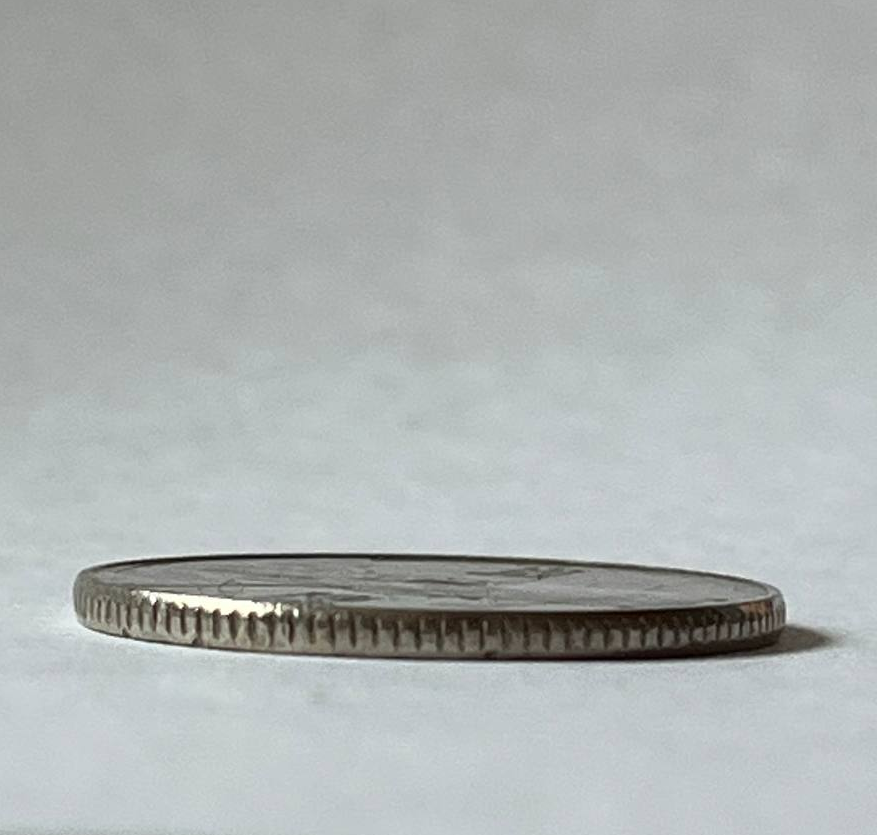
//> input picture prj.cv/examples/1.png, 877 x 835 px
$ ./test02 ../examples/1.png   (built with g++ and OpenCV 4)
//> lines starting //> are read from the running program, lines starting //| are printed output that depends on the picture; after the words box and inside, x2 and y2 are one past the last pixel; in counts of white or black regions, pixels touching at a corner belong together
### prj.cv/libname/include/libname.hpp
#include <opencv2/opencv.hpp>
#include <opencv2/core/utils/logger.hpp>


cv::Mat filterI(cv::Mat collage, cv::Mat kernel);

int find_periodical_structure(cv::Mat& plot, std::vector<float>& varience);

void window_varience(cv::Mat& image, std::vector<float>& varience);

cv::Mat build_plot(cv::Mat& image, std::vector<float>& varience, float max_var);

void suppression_not_max(cv::Mat& plot, std::vector<float>& varience, float& max_var, int& plot_x);

cv::Mat concateImages(cv::Mat& imageGradVertNew, cv::Mat& smoothed_plot);

int count_money(cv::Mat input_image, bool flag);

### prj.cv/libname/libname.cpp
#include <opencv2/opencv.hpp>
#include <opencv2/core/utils/logger.hpp>
#include <iostream>
#include "include/libname.hpp"

cv::Mat filterI(cv::Mat collage, cv::Mat kernel) {
	cv::Mat filteredImage;

	cv::filter2D(collage, filteredImage, CV_32F, kernel);
	double minVal, maxVal;
	cv::minMaxLoc(filteredImage, &minVal, &maxVal);
	cv::Mat normalized;
	filteredImage.convertTo(normalized, CV_8U, 255.0 / (maxVal - minVal), -minVal * 255.0 / (maxVal - minVal));

	return normalized;
}


int find_periodical_structure(cv::Mat& plot, std::vector<float>& varience) {
	int count = 0;
	int y = 0;
	while (y < varience.size()) {

		int start_of_red = -1;
		while (y < varience.size()) {
			if (varience[y] != 0) {
				start_of_red = y;
				break;
			}
			y++;
		}
		if (start_of_red == -1) break;


		int white_count = 0;
		int tolerance = 3;
		int end_of_red = -1;
		for (int i = start_of_red; i < varience.size(); ++i) {
			if (varience[i] == 0) {
				white_count++;
				if (white_count >= tolerance) {
					end_of_red = i - white_count;
					y = i;
					break;
				}
			}
			else {
				white_count = 0;
			}
		}
		if (end_of_red == -1) break;


		int next_red = -1;
		for (int i = end_of_red + tolerance; i < varience.size(); ++i) {
			if (varience[i] != 0) {
				next_red = i;
				break;
			}
		}
		if (next_red == -1) break;


		int center_y = (end_of_red + next_red) / 2;
		int radius = std::abs(end_of_red - next_red) / 2;

		if (radius > 0) {
			count++;
			cv::ellipse(
				plot,
				cv::Point(30, center_y),
				cv::Size(radius, radius),
				0,
				270, 450,
				cv::Scalar(255, 0, 255),
				2
			);
		}
	}
	return count;
}

void window_varience(cv::Mat& image, std::vector<float>& varience) {
	for (int y = 0; y < image.rows; y++) {
		cv::Mat row = image.row(y);
		cv::Scalar mean, stddev;
		cv::meanStdDev(row, mean, stddev);
		varience[y] = stddev[0] * stddev[0];
	}
}

cv::Mat build_plot(cv::Mat& image, std::vector<float>& varience, float max_var) {
	int plot_x = image.rows;
	int plot_y = 600;
	cv::Mat plot = cv::Mat::zeros(plot_x, plot_y, CV_8UC3);
	plot.setTo(cv::Scalar(255, 255, 255));

	for (int y = 0; y < image.rows; y++) {
		int x = static_cast<int>(varience[y] * plot_y / max_var);
		cv::line(plot, cv::Point(0, y * plot_x / image.rows), cv::Point(x, y * plot_x / image.rows),
			cv::Scalar(0, 0, 255), 1);

	}
	return plot;
}

void suppression_not_max(cv::Mat& plot, std::vector<float>& varience, float& max_var, int& plot_x) {

	for (int y = 0; y < plot.rows; y++) {
		int x = static_cast<int>(varience[y]);
		if (x < max_var * 0.25) {
			varience[y] = 0;
			cv::line(plot, cv::Point(0, y * plot_x / plot.rows), cv::Point(x, y * plot_x / plot.rows),
				cv::Scalar(255, 255, 255), 1);
		}
	}
}

cv::Mat concateImages(cv::Mat& imageGradVertNew, cv::Mat& smoothed_plot) {
	cv::Mat final(imageGradVertNew.rows,
		imageGradVertNew.cols + smoothed_plot.cols,
		CV_8UC3);

	cv::Mat left_roi = final(cv::Rect(0, 0, imageGradVertNew.cols, imageGradVertNew.rows));
	if (imageGradVertNew.channels() == 1)
		cv::cvtColor(imageGradVertNew, left_roi, cv::COLOR_GRAY2BGR);
	else
		imageGradVertNew.copyTo(left_roi);


	cv::Mat right_roi = final(cv::Rect(imageGradVertNew.cols, 0, smoothed_plot.cols, smoothed_plot.rows));
	if (smoothed_plot.channels() == 1)
		cv::cvtColor(smoothed_plot, right_roi, cv::COLOR_GRAY2BGR);
	else
		smoothed_plot.copyTo(right_roi);
	return final;
}

int count_money(cv::Mat input_image, bool flag = false) {
	double w = input_image.rows * 0.4;
	double h = input_image.cols * 0.3;
	cv::Rect roi(w, h, 150, 550);
	cv::Mat croppedImage = input_image(roi);

	cv::Mat smothedBox;
	cv::boxFilter(croppedImage, smothedBox, -1, cv::Size(150, 1));

	// нахожу градиент по изображению по вертикали


	cv::Mat kernelV = (cv::Mat_<float>(3, 3) <<
		-1, -2, -1,
		0, 0, 0,
		1, 2, 1);


	cv::Mat imageGradVertNew = filterI(smothedBox, kernelV);
	//cv::imshow("imageGradVertNew", imageGradVertNew);
	//cv::waitKey(0);
	cv::imwrite("imageGradVertNew.png", imageGradVertNew);

	// оконная дисперсия

	std::vector<float> varience(imageGradVertNew.rows);

	window_varience(imageGradVertNew, varience);

	float max_var = *std::max_element(varience.begin(), varience.end());

	// гистограмка

	cv::Mat plot = build_plot(imageGradVertNew, varience, max_var);

	//cv::imshow("Variance Plot", plot);
	//cv::waitKey(0);
	cv::imwrite("plot.png", plot);

	int plot_x = imageGradVertNew.rows;

	suppression_not_max(plot, varience, max_var, plot_x);


	cv::Mat smoothed_plot;
	cv::blur(plot, smoothed_plot, cv::Size(3, 3), cv::Point(-1, -1));
	cv::imwrite("smoothed_plot.png", smoothed_plot);

	int ans = find_periodical_structure(smoothed_plot, varience);

	std::string number = std::to_string(ans);
	cv::Mat final = concateImages(croppedImage, smoothed_plot);
	//cv::imshow("Anylize image", final);
	//cv::imwrite("final.png", final);
	cv::waitKey(0);


	int fontFace = cv::FONT_HERSHEY_SIMPLEX;
	double fontScale = 2.0;
	int thickness = 3;
	cv::Scalar color(0, 0, 255);
	int baseline = 0;
	cv::Size textSize = cv::getTextSize(number, fontFace, fontScale, thickness, &baseline);
	cv::Point textOrg(input_image.cols - textSize.width - 20, textSize.height + 20);
	cv::putText(input_image, number, textOrg, fontFace, fontScale, color, thickness);
	if (flag == true) {
		cv::imshow("Result", input_image);
		cv::waitKey(0);
	}
	cv::imwrite("Result.png", input_image);
	return ans;

}

### prj.cv/test/test02.cpp
#include <opencv2/opencv.hpp>
#include <opencv2/core/utils/logger.hpp>
#include <iostream>
#include <libname/include/libname.hpp>

int main(int argc, char** argv) {
	if (argc > 3 ) {

		std::cerr << "Wrong input format" << std::endl;
		std::cerr << " -- image path" << std::endl;
		return 0;
	}
	bool flag = false;

	std::string input_image= std::string(argv[1]);
	cv::utils::logging::setLogLevel(cv::utils::logging::LOG_LEVEL_SILENT);


	cv::Mat image = cv::imread(input_image, cv::IMREAD_COLOR);
//> image is the input picture: 835 rows x 877 cols, CV_8UC3; mean B, G, R 178, 178.6, 173.7

	cv::Mat gray;
	if (image.channels() == 3)
		cv::cvtColor(image, gray, cv::COLOR_BGR2GRAY);
	else
		gray = image.clone();

	if (argc == 3) {
		flag = true;
	}

	int ans = count_money(gray, flag);
//> in count_money, `cv::boxFilter(croppedImage, smothedBox, -1, cv::Size(150, 1));`:
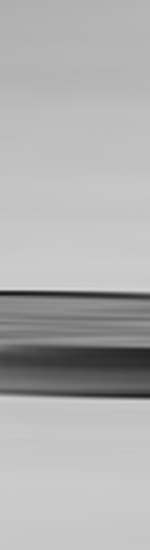
//> smothedBox: 550 rows x 150 cols, CV_8UC1; min 23, max 213, mean 175.6
//> in filterI, `cv::filter2D(collage, filteredImage, CV_32F, kernel);`:
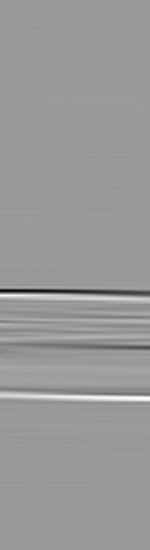
//> filteredImage: 550 rows x 150 cols, CV_32FC1; min -476, max 316, mean 0.3; drawn with min black and max white
//> in filterI, `cv::minMaxLoc(filteredImage, &minVal, &maxVal);`: minVal = -476; maxVal = 316
//> the loop in window_varience, `for (int y = 0; y < image.rows; y++)` made 550 passes
//> (mean, stddev) on passes 1 to 3: (Scalar(153), Scalar(0)), (Scalar(154), Scalar(0.94)), (Scalar(154.4), Scalar(0.825))
//> after the loop in window_varience, `for (int y = 0; y < image.rows; y++)`: varience = 550 values, max 2083.4 at index 295, min 0 at index 0, mean 35.83
//> in count_money, `float max_var = *std::max_element(varience.begin(), varience.end());`: max_var = 2083.4
//> after the loop in build_plot, `for (int y = 0; y < image.rows; y++)`:
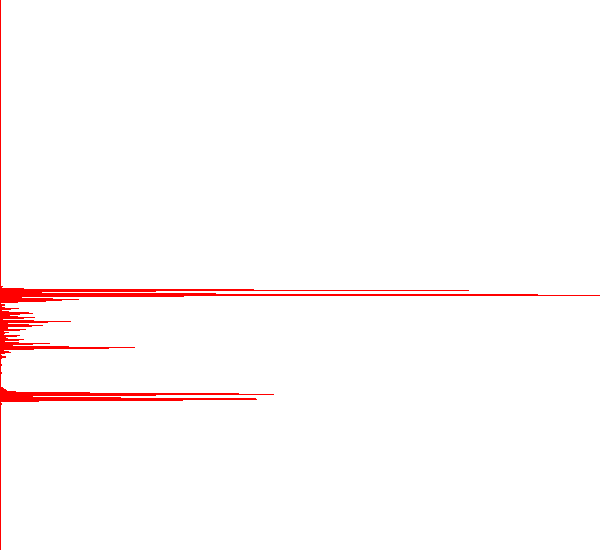
//> plot: 550 rows x 600 cols, CV_8UC3; mean B, G, R 250.3, 250.3, 255
//> the loop in suppression_not_max, `for (int y = 0; y < plot.rows; y++)` made 550 passes
//> x on passes 1 to 3: 0, 0, 0
//> after the loop in suppression_not_max, `for (int y = 0; y < plot.rows; y++)`:
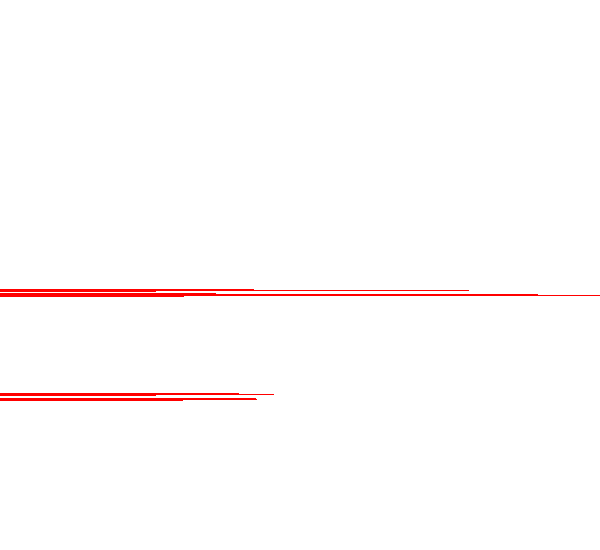
//> plot: 550 rows x 600 cols, CV_8UC3; 0.7% of pixels changed, all inside (x1, y1, x2, y2) = (0, 0, 135, 550)
//> after the loop in suppression_not_max, `for (int y = 0; y < plot.rows; y++)`: varience = 550 values, max 2083.4 at index 295, min 0 at index 0, mean 23.82
//> the loop in find_periodical_structure, `while (y < varience.size())` made 2 passes
//> (start_of_red, y, white_count, end_of_red, next_red, center_y, radius, count) on pass 1: (289, 299, 3, 296, 393, 344, 48, 1)
//> after the loop in find_periodical_structure, `while (y < varience.size())`:
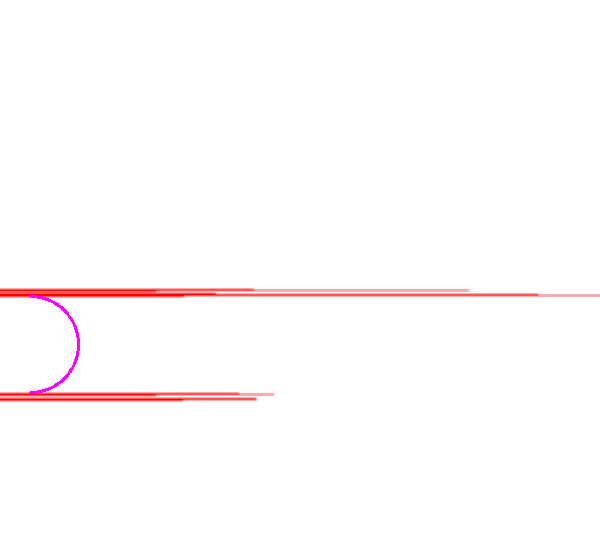
//> plot: 550 rows x 600 cols, CV_8UC3; mean B, G, R 252.1, 251.7, 255
//> after the loop in find_periodical_structure, `while (y < varience.size())`: y = 403; count = 1
//> in count_money, `std::string number = std::to_string(ans);`: number = '1'
//> in concateImages, `cv::cvtColor(imageGradVertNew, left_roi, cv::COLOR_GRAY2BGR);`:
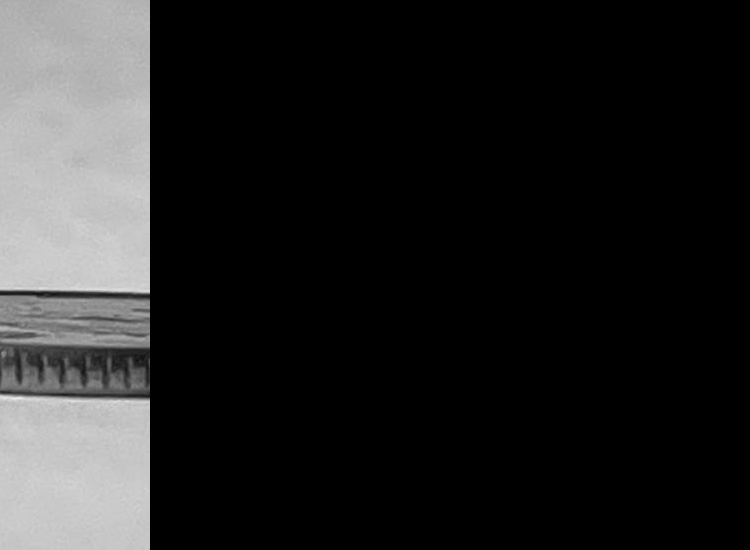
//> final: 550 rows x 750 cols, CV_8UC3; min 0, max 237, mean 35.1
//> in concateImages, `smoothed_plot.copyTo(right_roi);`:
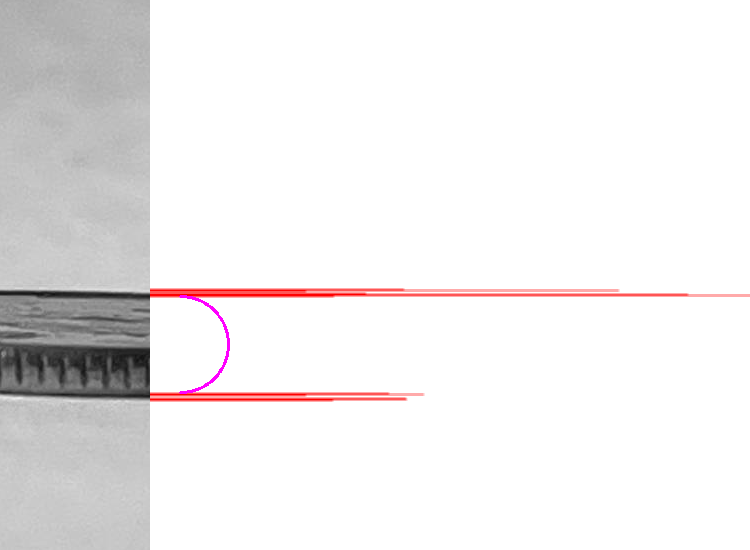
//> final: 550 rows x 750 cols, CV_8UC3; mean B, G, R 236.8, 236.5, 239.1
//> in count_money, `cv::Size textSize = cv::getTextSize(number, fontFace, fontScale, thick..`: baseline = 20; textSize = Size(43, 44)
//> in count_money, `cv::Point textOrg(input_image.cols - textSize.width - 20, textSize.hei..`: textOrg = Point(814, 64)
//> ans = 1

	std::cout << "Count of coins : " << ans;
//| Count of coins : 1

}

$ run again, on prj.cv/examples/3.png
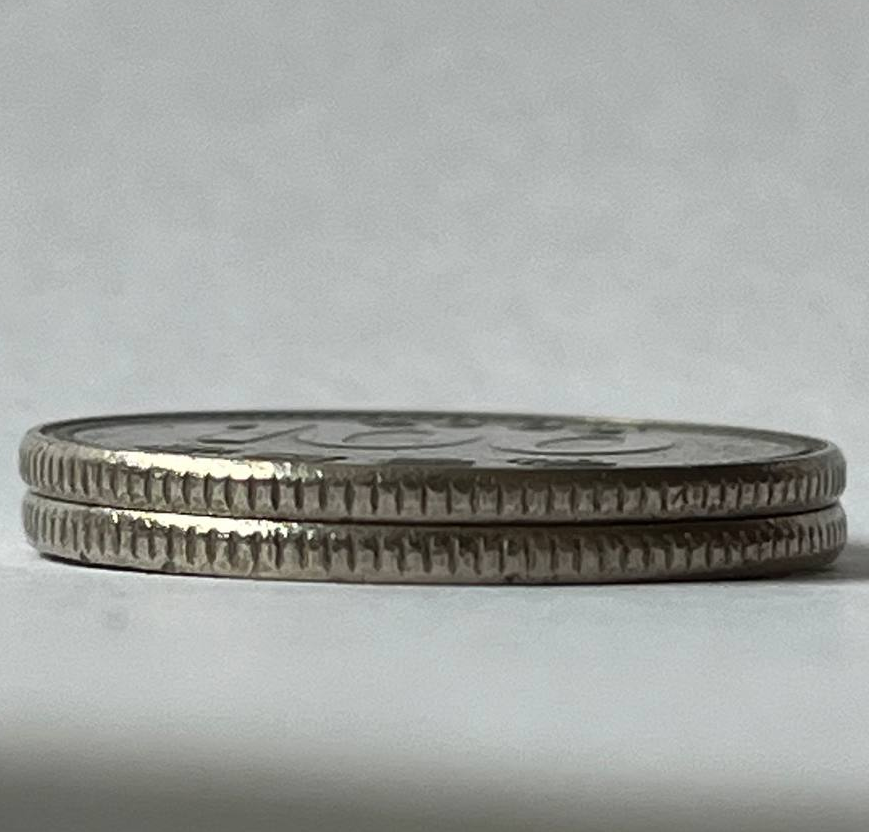
//> input picture prj.cv/examples/3.png, 869 x 832 px
//> image is the input picture: 832 rows x 869 cols, CV_8UC3; mean B, G, R 161.7, 164.7, 162.1
//> minVal = -230; maxVal = 348
//> the loop in window_varience, `for (int y = 0; y < image.rows; y++)` made 550 passes
//> (mean, stddev) on passes 1 to 3: (Scalar(101), Scalar(0)), (Scalar(100.6), Scalar(0.492)), (Scalar(100.4), Scalar(0.482))
//> after the loop in window_varience, `for (int y = 0; y < image.rows; y++)`: varience = 550 values, max 2495.2 at index 322, min 0 at index 0, mean 46.13
//> max_var = 2495.2
//> the loop in suppression_not_max, `for (int y = 0; y < plot.rows; y++)` made 550 passes
//> x on passes 1 to 3: 0, 0, 0
//> after the loop in suppression_not_max, `for (int y = 0; y < plot.rows; y++)`: varience = 550 values, max 2495.2 at index 322, min 0 at index 0, mean 21.68
//> the loop in find_periodical_structure, `while (y < varience.size())` made 2 passes
//> (start_of_red, y, white_count, end_of_red, next_red, center_y, radius, count) on pass 1: (262, 266, 3, 263, 321, 292, 29, 1)
//> after the loop in find_periodical_structure, `while (y < varience.size())`:
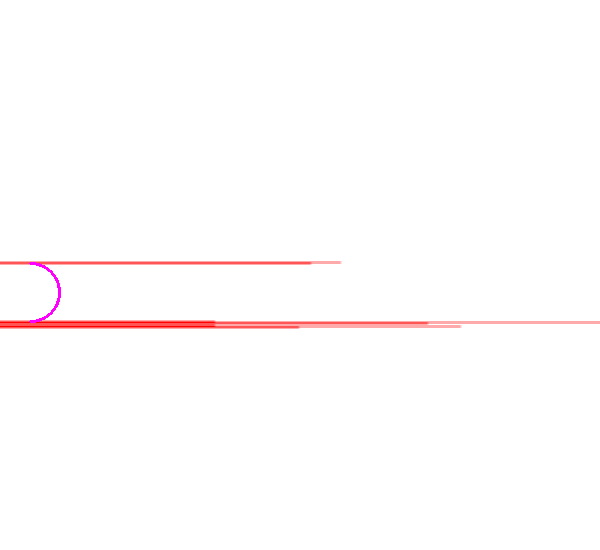
//> plot: 550 rows x 600 cols, CV_8UC3; mean B, G, R 252.8, 252.6, 255
//> after the loop in find_periodical_structure, `while (y < varience.size())`: y = 330; count = 1
//> number = '1'
//> right_roi: 550 rows x 600 cols, CV_8UC3; every value is 0
//> in concateImages, `smoothed_plot.copyTo(right_roi);`:
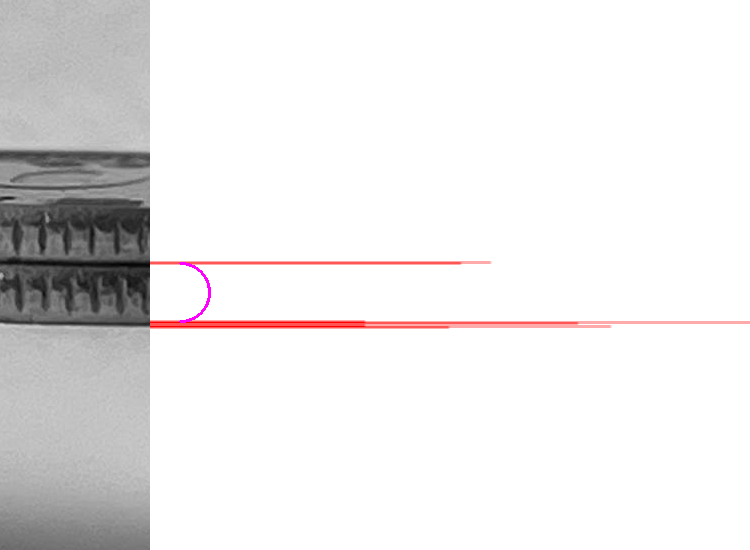
//> final: 550 rows x 750 cols, CV_8UC3; mean B, G, R 232.8, 232.6, 234.6
//> baseline = 20; textSize = Size(43, 44)
//> textOrg = Point(806, 64)
//> `int ans = count_money(gray, flag);`: ans = 1
//| Count of coins : 1

$ run again, on prj.cv/examples/4.png
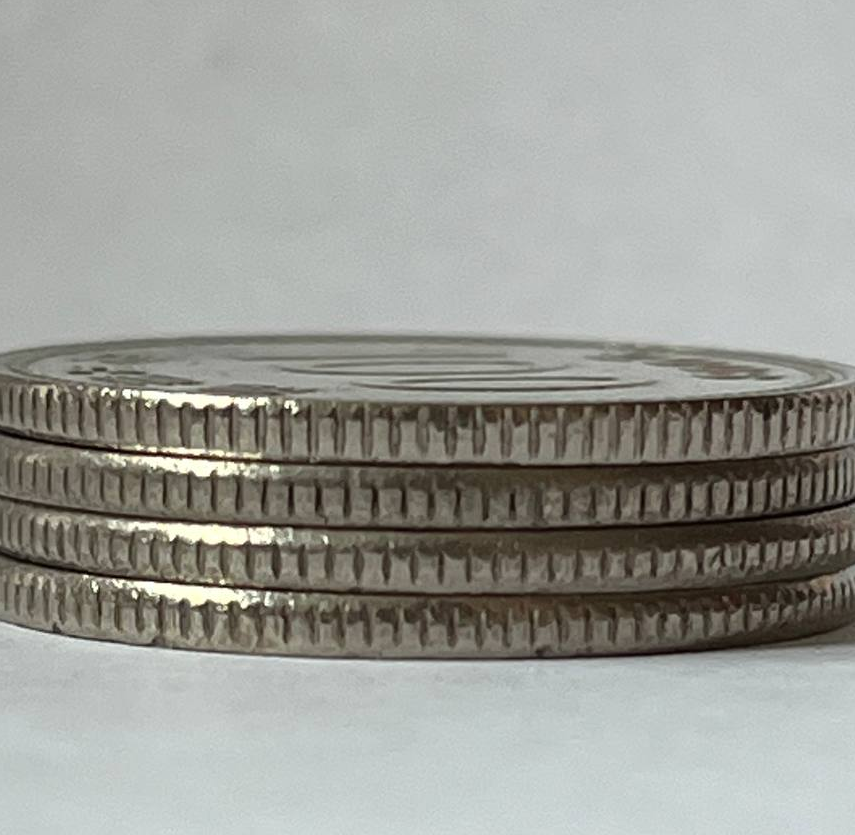
//> input picture prj.cv/examples/4.png, 855 x 835 px
//> image is the input picture: 835 rows x 855 cols, CV_8UC3; mean B, G, R 152.4, 157.8, 156.6
//> minVal = -314; maxVal = 320
//> the loop in window_varience, `for (int y = 0; y < image.rows; y++)` made 550 passes
//> (mean, stddev) on passes 1 to 3: (Scalar(126), Scalar(0)), (Scalar(126.5), Scalar(0.899)), (Scalar(125.5), Scalar(0.499))
//> after the loop in window_varience, `for (int y = 0; y < image.rows; y++)`: varience = 550 values, max 1422.7 at index 337, min 0 at index 0, mean 55.6
//> max_var = 1422.7
//> the loop in suppression_not_max, `for (int y = 0; y < plot.rows; y++)` made 550 passes
//> x on passes 1 to 3: 0, 0, 0
//> after the loop in suppression_not_max, `for (int y = 0; y < plot.rows; y++)`: varience = 550 values, max 1422.7 at index 337, min 0 at index 0, mean 34.8
//> the loop in find_periodical_structure, `while (y < varience.size())` made 8 passes
//> (start_of_red, y, end_of_red, next_red, center_y, radius) on passes 1 to 7: (104, 107, 104, 108, 106, 2), (108, 111, 108, 120, 114, 6), (120, 128, 125, 131, 128, 3), (131, 139, 136, 207, 171, 35), (207, 213, 210, 271, 240, 30), (271, 276, 273, 336, 304, 31), (336, 341, 338, 401, 369, 31)
//> after the loop in find_periodical_structure, `while (y < varience.size())`:
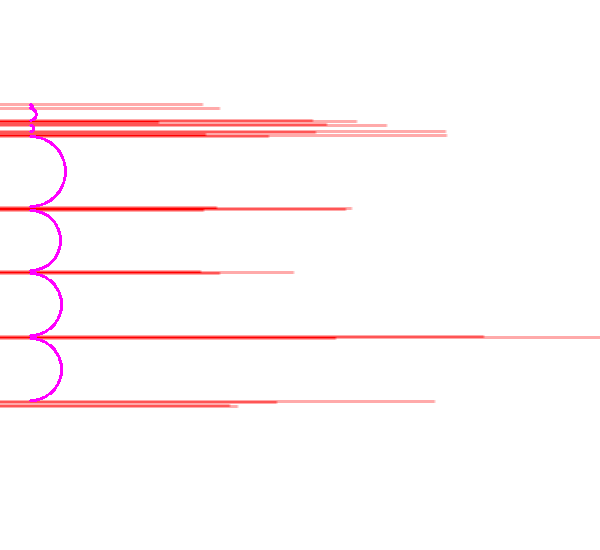
//> plot: 550 rows x 600 cols, CV_8UC3; mean B, G, R 248.9, 247.8, 255
//> after the loop in find_periodical_structure, `while (y < varience.size())`: y = 409; count = 7
//> number = '7'
//> right_roi: 550 rows x 600 cols, CV_8UC3; every value is 0
//> in concateImages, `smoothed_plot.copyTo(right_roi);`:
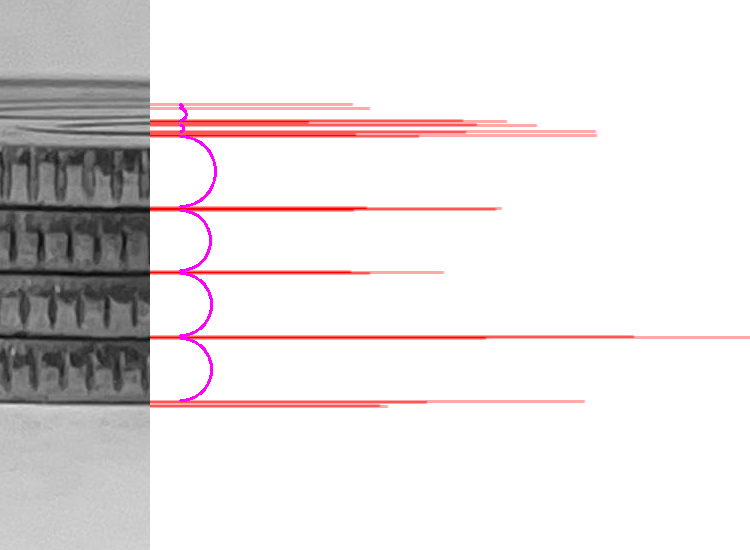
//> final: 550 rows x 750 cols, CV_8UC3; mean B, G, R 226.5, 225.7, 231.4
//> baseline = 20; textSize = Size(43, 44)
//> textOrg = Point(792, 64)
//> `int ans = count_money(gray, flag);`: ans = 7
//| Count of coins : 7
